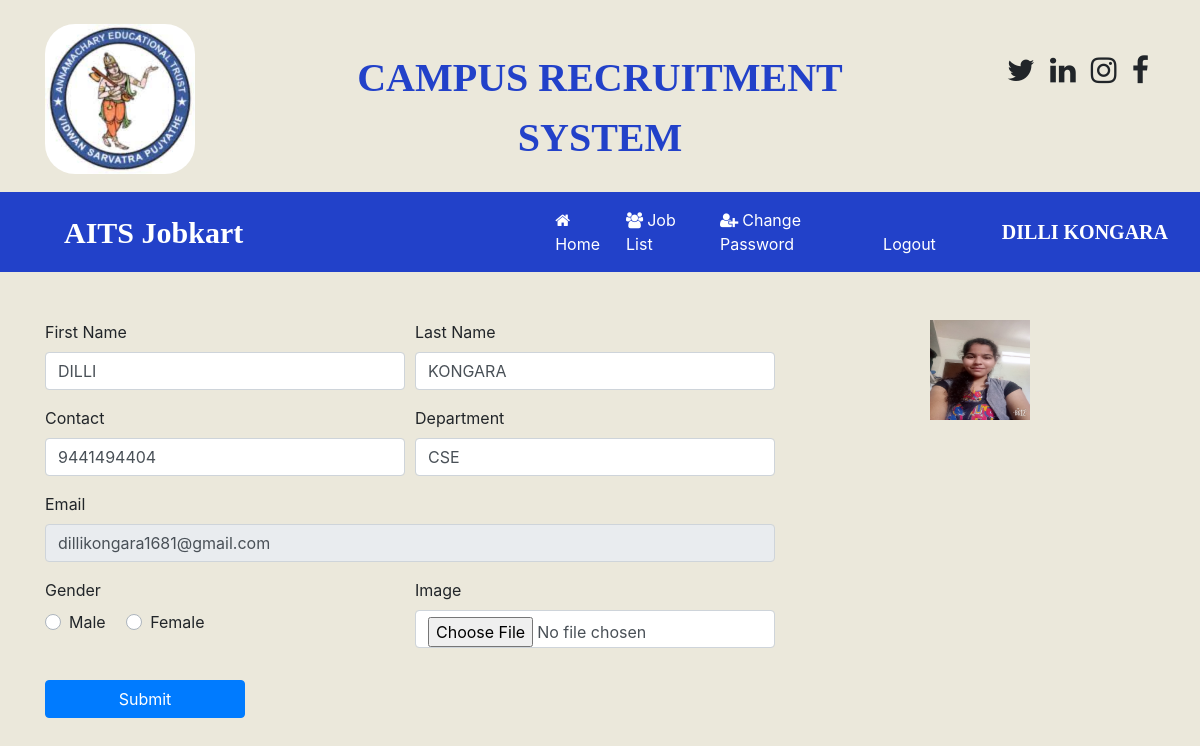
Page /user_home/ (signed in) on the earlier database version.
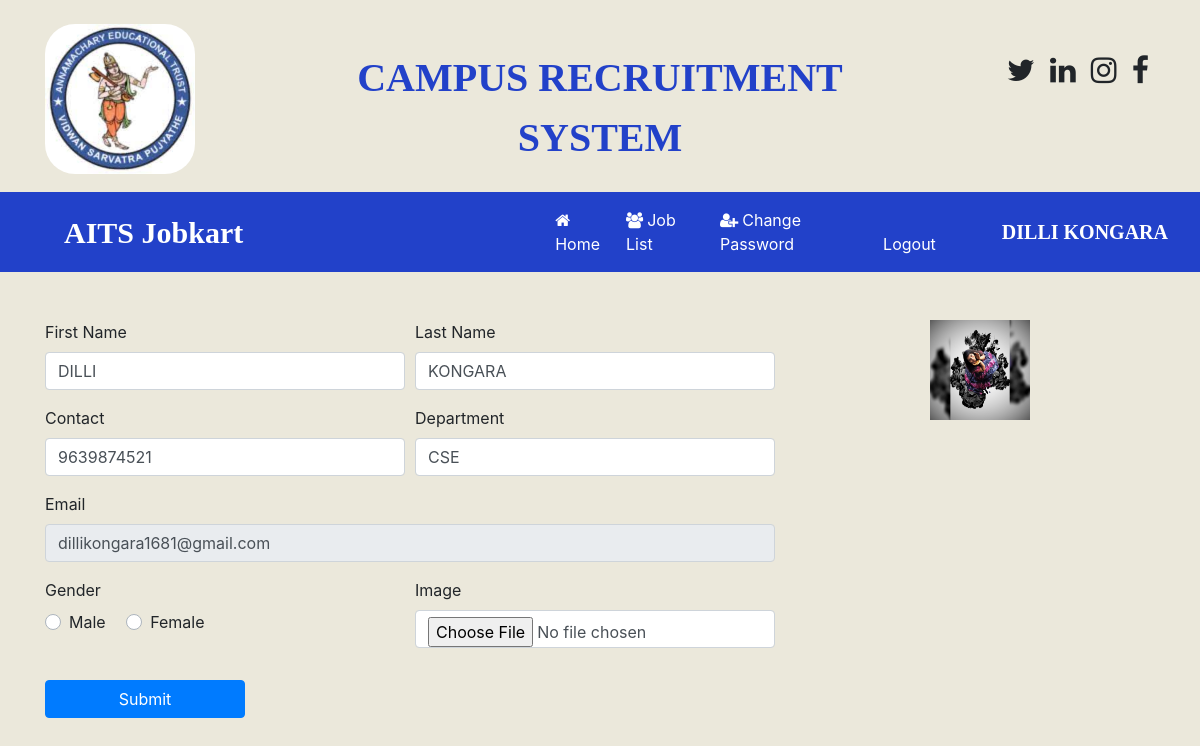
Same page on the later database version.
### OnlinejobportalApp/models.py (models this page shows, shortened)
class StudentUser(models.Model):
	user =models.ForeignKey(User,on_delete=models.CASCADE)
	mobile = models.CharField(max_length=10,null=True)
	image= models.FileField(null=True)
	gender=models.CharField(max_length=10,null=True)
	dept=models.CharField(max_length=100,null=True)
	percentage = models.IntegerField(null=True)
	type = models.CharField(max_length=10,null=True)

### OnlinejobportalApp/views.py (the view, shortened to what this page needs)
# urls.py: path('user_home/',views.user_home,name='user_home'),
def user_home(request):
    if not request.user.is_authenticated:
        return redirect('user_login/')
    user = request.user
    student = StudentUser.objects.get(user=user)
    error=""
    d={'student':student,'error':error}
    return render(request,'html/user_home.html',d)

### OnlinejobportalApp/templates/html/user_home.html (shortened to what this page needs)
{% load static %}
{% block body %}
{% include 'html/user_navigation.html' %}
<div class="container">
	<div class="row">
		<div class="col-sm-8">
<form class="mt-5" onsubmit="return checkpass()" name="signup" method="POST" enctype="multipart/form-data">
	<div class="form-row">
		<div class="form-group col-md-6">
			<label>First Name</label>
			<input type="text" class=" form-control" name="fname" value="{{student.user.first_name}}" required>
		</div>
		<div class="form-group col-md-6">
			<label>Last Name</label>
			<input type="text" class=" form-control" name="lname" value="{{student.user.last_name}}"required>
		</div>
	</div>
	<div class="form-row">
		<div class="form-group col-md-6">
			<label>Contact</label>
			<input type="text" class=" form-control" name="contact" value="{{student.mobile}}" required>
		</div>
		<div class="form-group col-md-6">
			<label>Department</label>
			<input type="text" class=" form-control" name="dept" value="{{student.dept}}" readonlys required>
		</div>
	</div>
	<div class="form-row">
		<div class="form-group col-md-12">
			<label>Email</label>
			<input type="text" class=" form-control" name="email"
			value="{{student.user.username}}" readonly required>
		</div>
	</div>
	<div class="form-row">
		<div class="form-group col-md-6">
			<label>Gender</label>
			{% if student.gender == "Male" %}
			<div style="..." >
			<div class="custom-control custom-radio custom-control-inline">
				<input type="radio" id="customRadioInline1" name="gender" class="custom-control-input" value="Male">
				<label class="custom-control-label" for="customRadioInline1" checked >Male</label>
			</div>
			<div class="custom-control custom-radio custom-control-inline">
				<input type="radio" id="customRadioInline2" name="gender" class="custom-control-input" value="Female">
				<label class="custom-control-label" for="customRadioInline2">Female</label>
			</div>
		</div>
		{% else %}
		<div style="...">
			<div class="custom-control custom-radio custom-control-inline">
				<label class="custom-control-label" for="customRadioInline1">Male</label>
			</div>
			<div class="custom-control custom-radio custom-control-inline">
				<label class="custom-control-label" for="customRadioInline2" checked >Female</label>
			</div>
		</div>
		{% endif %}
	</div>
		<div class="form-group col-md-6">
			<label>Image</label>
			<input type="file" class=" form-control" name="image" accept="image/*" >
		</div>
	</div>
	<input type="submit" value="Submit" class="btn btn-primary my-3" style="width: 200px">
</form>
</div>
<div class="col-md-4 mt-5 text-center">
	<img src="{{student.image.url}}" width="100px" height="100px">
</div>
	</div>
</div>
{% endblock %}

Differences in the rows shown:
changed StudentUser "CSE": contact "9441494404" → "9639874521"; image: a different picture
